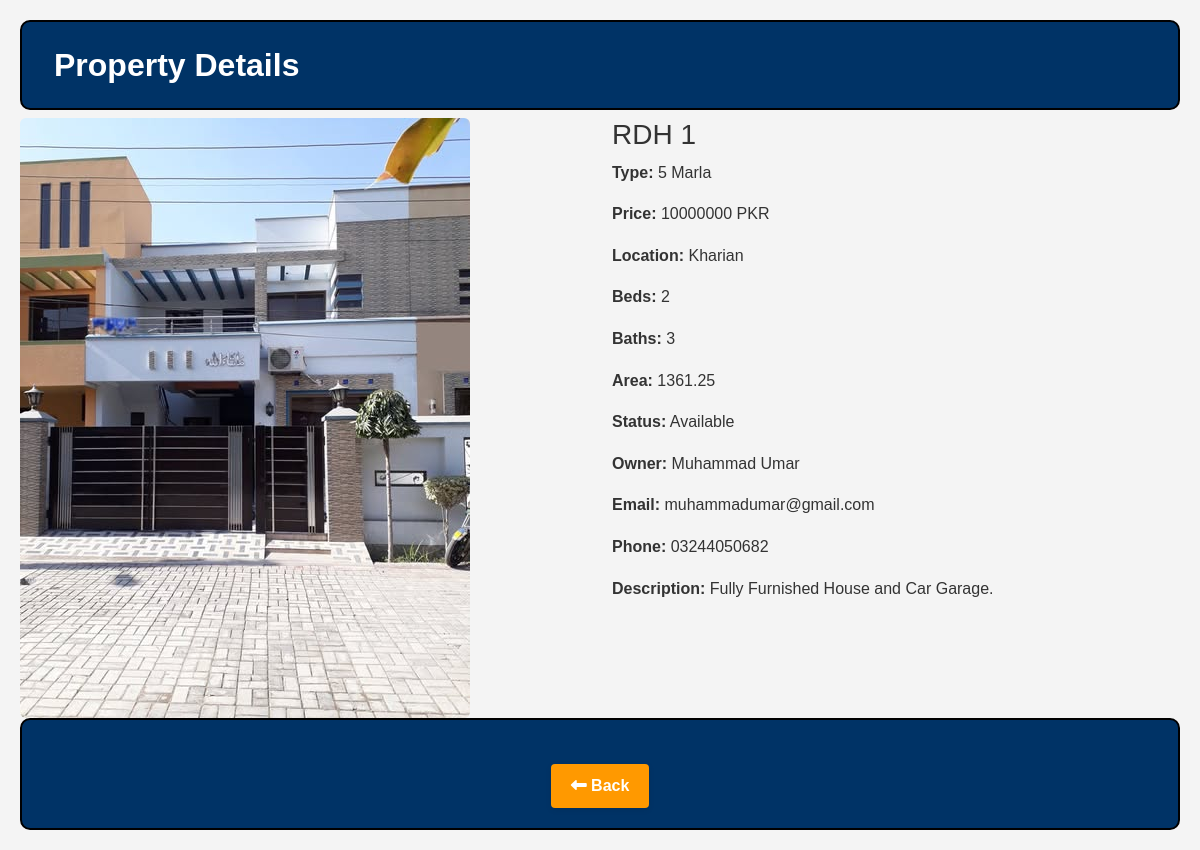
The app's page /property/16/ with its own data.
### home/models.py (models this page shows, shortened)
class Property(models.Model):
    PROPERTY_TYPES = [
        ('5_MARLA', '5 Marla'),
        ('7_MARLA', '7 Marla'),
        ('10_MARLA', '10 Marla'),
        ('1_KANAL', '1 Kanal'),
    ]
    STATUS_CHOICES = [
        ('available', 'Available'),
        ('sold', 'Sold'),
    ]
    user = models.ForeignKey(settings.AUTH_USER_MODEL, on_delete=models.CASCADE, related_name='properties')
    title = models.CharField(max_length=200)  # Property Title
    property_type = models.CharField(max_length=20, choices=PROPERTY_TYPES, blank=True, null=True)  # Marla(5,7,10,1 kanal)
    image = models.ImageField(upload_to='property_images/', blank=True, null=True)
    beds = models.IntegerField(blank=True, null=True)
    baths = models.IntegerField(blank=True, null=True)  # New field for baths
    area = models.CharField(max_length=50, blank=True, null=True)
    location = models.CharField(max_length=200)
    owner = models.CharField(max_length=100)  # Owner name
    email = models.EmailField()  # Contact (Email)
    phone = models.CharField(max_length=20)  # Phone
    price = models.DecimalField(max_digits=12, decimal_places=2)
    description = models.TextField(blank=True, null=True)  # Property Details
    status = models.CharField(max_length=20, choices=STATUS_CHOICES, default='available')
    created_at = models.DateTimeField(auto_now_add=True)
    updated_at = models.DateTimeField(auto_now=True)

### home/views.py (the view)
# urls.py: path('property/<int:pk>/', views.property_detail_view, name='property_detail'),
def property_detail_view(request, pk):
    property = get_object_or_404(Property, pk=pk)
    return render(request, 'property_detail.html', {'property': property})

### Templates/property_detail.html (shortened to what this page needs)
<!DOCTYPE html>
<html lang="en">
<head>
    <link rel="stylesheet" href="https://cdnjs.cloudflare.com/ajax/libs/font-awesome/6.7.2/css/all.min.css">
    <link rel="stylesheet" href="https://cdn.jsdelivr.net/npm/bootstrap@5.3.3/dist/css/bootstrap.min.css">
    {% load static %}
    <link rel="stylesheet" href="{% static 'sty4.css' %}">
    <link rel="stylesheet" href="/static/button-global.css">
</head>
<body>
<div class="main-cantainer-pro-UI">
    <h2 class="property-main-heading">Property Details</h2>
    <div class="property-detail-box">
        <div class="row">
            <div class="col-md-6">
                {% if property.image %}
                <img src="{{ property.image.url }}" class="img-fluid rounded" alt="Property Image">
                {% else %}
                <div class="box-img" style="background-color: #eee; width:100%; height:300px;"></div>
                {% endif %}
            </div>
            <div class="col-md-6">
                <h3>{{ property.title }}</h3>
                <p><strong>Type:</strong> {{ property.get_property_type_display }}</p>
                <p><strong>Price:</strong> {{ property.price|floatformat:0 }} PKR</p>
                <p><strong>Location:</strong> {{ property.location }}</p>
                <p><strong>Beds:</strong> {{ property.beds }}</p>
                <p><strong>Baths:</strong> {{ property.baths }}</p>
                <p><strong>Area:</strong> {{ property.area }}</p>
                <p><strong>Status:</strong> {{ property.get_status_display }}</p>
                <p><strong>Owner:</strong> {{ property.owner }}</p>
                <p><strong>Email:</strong> {{ property.email }}</p>
                <p><strong>Phone:</strong> {{ property.phone }}</p>
                <p><strong>Description:</strong> {{ property.description }}</p>
            </div>
        </div>
    </div>
    <footer>
        <a href="javascript:history.back()" class="btn btn-secondary mt-4"><i class="fa-solid fa-left-long"></i> Back</a>
    </footer>
</div>
</body>
</html>

### staticfiles/sty4.css (style rules this page uses)
h2 { display: flex; justify-content: center; align-items: center; }
body { font-family: 'Segoe UI', Tahoma, Geneva, Verdana, sans-serif; margin: 0; color: #333; }
a { text-decoration: none; }
.btn { display: inline-block; background-color: #ff9900; color: #fff; padding: 10px 25px; text-decoration: none; border-radius: 5px; }
footer a { background-color: #ff9900; color: #fff; border-radius: 5px; padding: 0.5rem; font-size: 0.85rem; font-weight: 500; }
.property-main-heading { height: 90px; width: 100%; border: 2px solid black; border-radius: 10px; background-color: #003366; color: #fff; text-align: center; font-weight: bold; display: flex; justify-content: space-between; padding: 2rem; }
.main-cantainer-pro-UI { background-color: #f4f4f4; font-family: Arial, Helvetica, sans-serif; line-height:1.6; color: #333; padding: 20px; }
footer { width: 100%; border: 2px solid black; border-radius: 10px; background-color: #003366; color: #fff; text-align: center; padding: 20px 0; }

### staticfiles/button-global.css (style rules this page uses)
button, input[type="submit"], .btn { background-color: #ff9900 !important; color: #fff !important; border: none !important; border-radius: 4px !important; padding: 10px 20px !important; font-weight: 600 !important; cursor: pointer !important; transition: background 0.2s, box-shadow 0.2s !important; box-shadow: 0 2px 6px rgba(0,0,0,0.08); }

### records on screen
Property: image (picture), title "RDH 1", property_type "5 Marla", price "10000000", location "Kharian", beds "2", baths "3", area "1361.25", status "Available", owner "Muhammad Umar", email "muhammadumar@gmail.com", phone "03244050682", description "Fully Furnished House and Car Garage."
